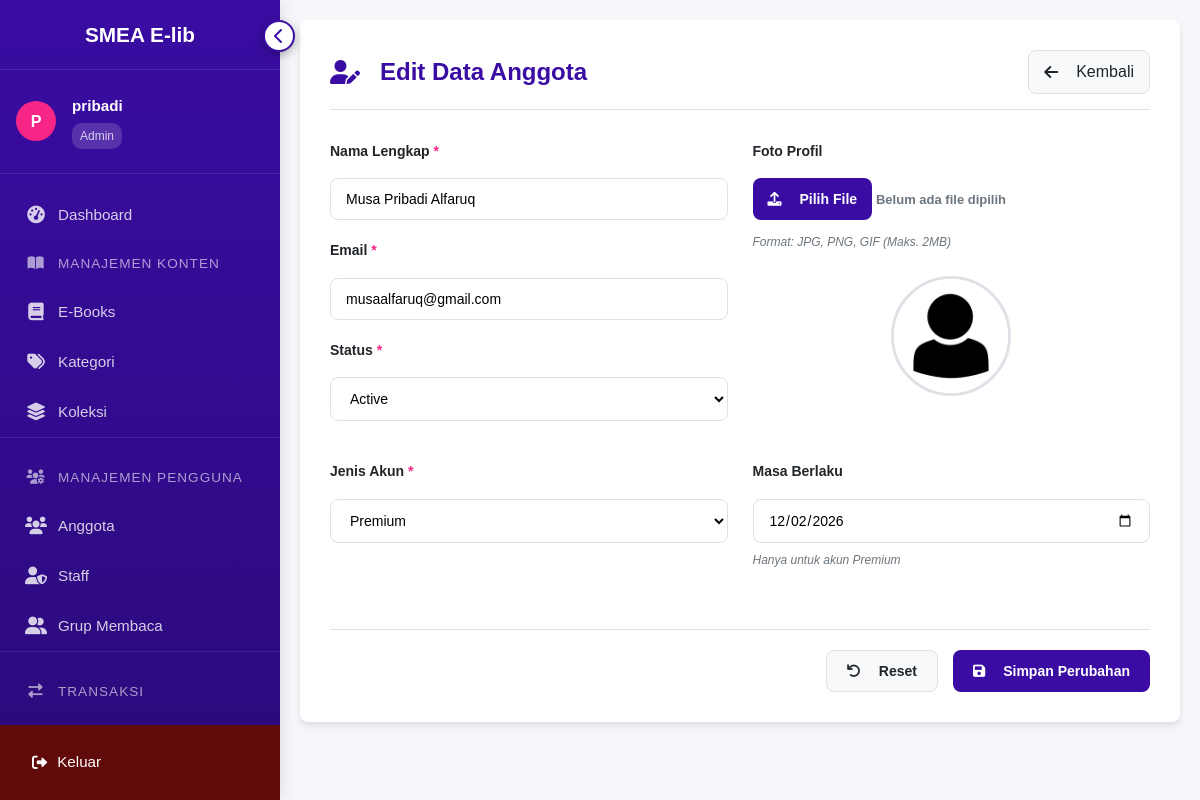
The app's page /admin/anggota/edit_anggota.php?id=1 (signed in), older data.
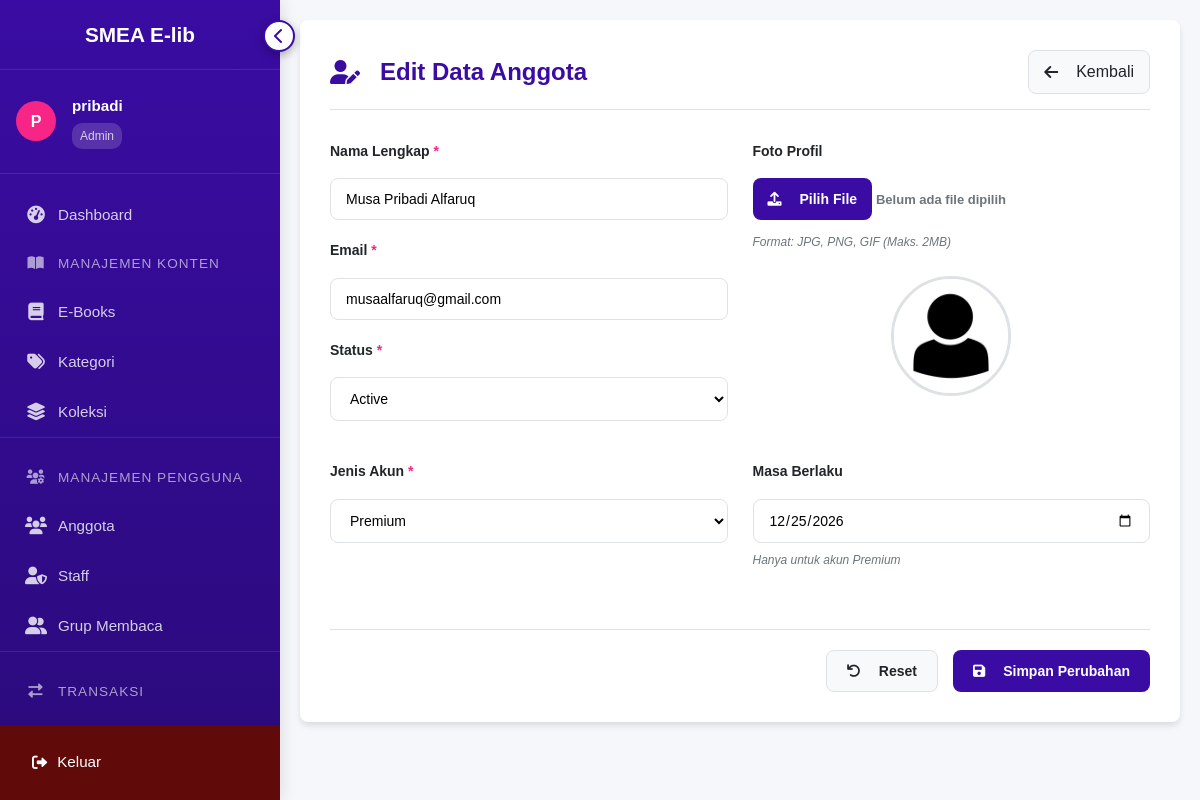
The same page, newer data.
### tables this page shows
CREATE TABLE `anggota` (
  `MemberID` int(11) NOT NULL,
  `Nama` varchar(100) NOT NULL,
  `Email` varchar(100) NOT NULL,
  `Password` varchar(255) NOT NULL,
  `FotoProfil` varchar(255) DEFAULT 'default.jpg',
  `TanggalBergabung` date NOT NULL,
  `Status` enum('Active','Suspended','Banned') DEFAULT 'Active',
  `MasaBerlaku` date DEFAULT NULL COMMENT 'Tanggal expire membership',
  `JenisAkun` enum('Free','Premium') DEFAULT 'Free',
  `TerakhirLogin` datetime DEFAULT NULL
);

### admin/anggota/edit_anggota.php (the view, shortened to what this page needs)
<?php
require_once '../../config.php';
$member = null;
if (isset($_GET['id'])) {
    $member_id = (int)$_GET['id'];
    $query = "SELECT * FROM anggota WHERE MemberID = ?";
    $stmt = mysqli_prepare($conn, $query);
    mysqli_stmt_bind_param($stmt, "i", $member_id);
    mysqli_stmt_execute($stmt);
    $result = mysqli_stmt_get_result($stmt);
    $member = mysqli_fetch_assoc($result);
} else {
    $error = 'ID Anggota tidak valid!';
}
?>
<?php include '../../views/header.php'; ?>
<div class="form-container">
    <div class="form-header">
        <h1><i class="fas fa-user-edit"></i> Edit Data Anggota</h1>
        <a href="../anggota_admin.php" class="back-button">
            <i class="fas fa-arrow-left"></i> Kembali
        </a>
    </div>
    <?php if ($member): ?>
    <form method="POST" enctype="multipart/form-data" class="member-form">
        <div class="form-grid">
            <div class="form-column">
                <div class="form-group">
                    <label for="nama">Nama Lengkap <span class="required">*</span></label>
                    <input type="text" id="nama" name="nama" value="<?= htmlspecialchars($member['Nama']) ?>" required>
                </div>
                <div class="form-group">
                    <label for="email">Email <span class="required">*</span></label>
                    <input type="email" id="email" name="email" value="<?= htmlspecialchars($member['Email']) ?>" required>
                </div>
                <div class="form-group">
                    <label for="status">Status <span class="required">*</span></label>
                    <select id="status" name="status" required>
                        <option value="Active" <?= $member['Status'] === 'Active' ? 'selected' : '' ?>>Active</option>
                    </select>
                </div>
            </div>
            <div class="form-column">
                <div class="form-group">
                    <label for="foto_profil">Foto Profil</label>
                    <div class="file-upload">
                        <label class="file-label">
                            <span class="file-button"><i class="fas fa-upload"></i> Pilih File</span>
                            <span class="file-name">Belum ada file dipilih</span>
                        </label>
                        <small class="hint">Format: JPG, PNG, GIF (Maks. 2MB)</small>
                    </div>
                    <div class="image-preview">
                        <img id="previewFoto" src="../../uploads/profiles/<?= htmlspecialchars($member['FotoProfil']) ?>" alt="Preview Foto Profil">
                    </div>
                </div>
            </div>
        </div>
        <div class="form-row">
            <div class="form-group">
                <label for="jenis_akun">Jenis Akun <span class="required">*</span></label>
                <select id="jenis_akun" name="jenis_akun" required>
                    <option value="Premium" <?= $member['JenisAkun'] === 'Premium' ? 'selected' : '' ?>>Premium</option>
                </select>
            </div>
            <div class="form-group" id="masa_berlaku_group">
                <label for="masa_berlaku">Masa Berlaku</label>
                <input type="date" id="masa_berlaku" name="masa_berlaku" value="<?= htmlspecialchars($member['MasaBerlaku']) ?>">
                <small class="hint">Hanya untuk akun Premium</small>
            </div>
        </div>
        <div class="form-actions">
            <button type="reset" class="reset-button">
                <i class="fas fa-undo"></i> Reset
            </button>
            <button type="submit" class="submit-button">
                <i class="fas fa-save"></i> Simpan Perubahan
            </button>
        </div>
    </form>
    <?php endif; ?>
</div>
<?php include '../../views/footer.php'; ?>

Row changes from the older to the newer data that the page shows:
changed anggota "Musa Pribadi Alfaruq": masa_berlaku "12/02/2026" → "12/25/2026"
